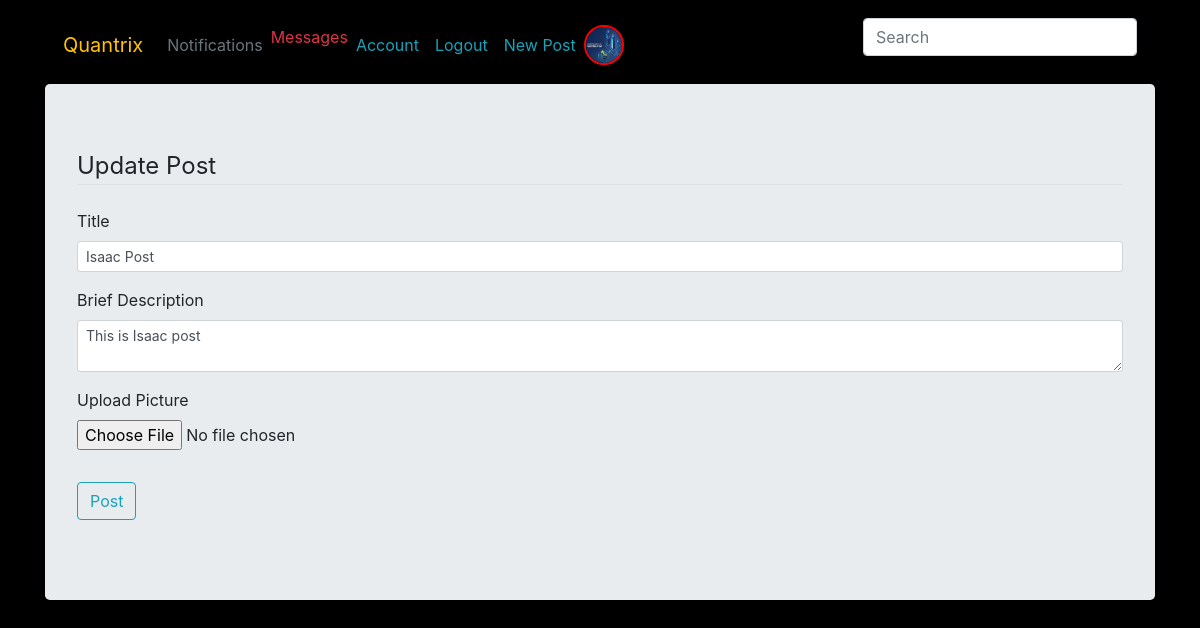
Page /update_post/1 (signed in) on the committed database.
### quandromy/database.py (models this page shows, shortened)
class User(db.Model, UserMixin): #The users mixing class helps in user management. We inherit the "is_authenticated" method from here
    __tablename__ = 'users'
    id = db.Column(db.Integer, primary_key = True)
    fullname = db.Column(db.String(100))
    username = db.Column(db.String(20), unique = True, index = True)
    role_id = db.Column(db.Integer, db.ForeignKey('roles.id'))
    email = db.Column(db.String(120), unique = True, index = True)
    country = db.Column(db.String(200))
    about_me = db.Column(db.Text())
    member_since = db.Column(db.DateTime(), default=datetime.utcnow)
    last_seen = db.Column(db.DateTime(), default=datetime.utcnow)
    image_file = db.Column(db.String(20), default = 'default.png')
    last_message_read_time = db.Column(db.DateTime)
    password = db.Column(db.String(60), nullable = False)
    comments = db.relationship('Comment', backref='author', lazy='dynamic')
    search = db.relationship('Search', backref='searcher', lazy='dynamic')
    Report = db.relationship('Report', backref='author', lazy='dynamic')
    Post = db.relationship('Post', backref = 'author', lazy = 'dynamic')
    notifications = db.relationship('Notification', backref='user', lazy='dynamic')
    followed = db.relationship('Follow',
                               foreign_keys=[Follow.follower_id],               #SQLAlchemy cannot use the association table transparently because that will not give
                               backref=db.backref('follower', lazy='joined'),   #the application access to the custom fields in it. Instead, the many-to-many relationship
                               lazy='dynamic',                                  #must be decomposed into the two basic one-to-many relationships for the left
                               cascade='all, delete-orphan')                    #and right sides, and these must be defined as standard relationships.
    followers = db.relationship('Follow',
                                foreign_keys=[Follow.followed_id],
                                backref=db.backref('followed', lazy='joined'),
                                lazy='dynamic',
                                cascade='all, delete-orphan')
    messages_sent = db.relationship('Message',
                                    foreign_keys='Message.sender_id',
                                    backref='sender', lazy='dynamic')
    messages_received = db.relationship('Message',
                                        foreign_keys='Message.recipient_id',
                                        backref='recipient', lazy='dynamic')
    def new_messages(self):
        last_read_time = self.last_message_read_time or datetime(1900, 1, 1)
        return Message.query.filter_by(recipient=self).filter(
            Message.timestamp > last_read_time).count()
    staticmethod

class SearchableMixin(object):
    @classmethod
    def before_commit(cls, session):
        session._changes = {
            'add': list(session.new),
            'update': list(session.dirty),
            'delete': list(session.deleted)
        }
    @classmethod
    def after_commit(cls, session):
        for obj in session._changes['add']:
            if isinstance(obj, SearchableMixin):
                add_to_index(obj.__tablename__, obj)
        for obj in session._changes['update']:
            if isinstance(obj, SearchableMixin):
                add_to_index(obj.__tablename__, obj)
        for obj in session._changes['delete']:
            if isinstance(obj, SearchableMixin):
                remove_from_index(obj.__tablename__, obj)
        session._changes = None

class Post(SearchableMixin, db.Model):
    __tablename__ = 'posts'
    __searchable__ = ['describe', 'title']
    id = db.Column(db.Integer, primary_key = True)
    date_posted = db.Column(db.DateTime, nullable = False, default = datetime.utcnow())
    title = db.Column(db.String(50), nullable = False, index = True)
    describe = db.Column(db.String, nullable = False, index = True)
    picture = db.Column(db.String(20), nullable = False, default = 'default.png')
    user_id = db.Column(db.Integer, db.ForeignKey('users.id'), nullable = False)
    comments = db.relationship('Comment', backref='post', lazy='dynamic')
    report = db.relationship('Report', backref='report', lazy='dynamic')

### quandromy/posts/routes.py (the view, shortened to what this page needs)
@posts.route('/update_post/<int:post_id>', methods = ['POST', 'GET'])
@login_required
def update_post(post_id):
    post = Post.query.get_or_404(post_id)
    form = PostForm()
    if post.author != current_user:
        abort(403)
    if request.method == "GET":
        form.title.data = post.title
        form.describe.data = post.describe
    return render_template('posts/update_post.html', form = form, legend = 'Update Post')

### quandromy/main/forms.py
class SearchForm(FlaskForm):
    q = StringField(('Search'), validators=[DataRequired()])
    def __init__(self, *args, **kwargs):
        if 'formdata' not in kwargs:
            kwargs['formdata'] = request.args
        if 'csrf_enabled' not in kwargs:
            kwargs['csrf_enabled'] = False
        super(SearchForm, self).__init__(*args, **kwargs)

### quandromy/posts/forms.py
class PostForm(FlaskForm):
    title = StringField('Title', validators =[DataRequired()])
    describe = TextAreaField('Brief Description', validators = [DataRequired()])
    picture = FileField("Upload Picture", validators = [DataRequired(), FileAllowed(['jpeg', 'png','jpg', 'jfif'])])
    submit = SubmitField("Post")

### quandromy/posts/routes.py (called while the page is built)
@posts.before_request
def before_request():
    if current_user.is_authenticated:
        current_user.last_seen = datetime.utcnow()
        db.session.commit()
        g.search_form = SearchForm()

### quandromy/users/routes.py (called while the page is built)
@login_manager.user_loader #This is reuqired to manage users by their ID's
def load_user(user_id):
    return User.query.get(int(user_id))

### quandromy/templates/posts/update_post.html (shortened to what this page needs)
{% extends 'base.html'%}
{% block div %}
<form class="jumbotron" action="" method="POST" enctype="multipart/form-data">
  <fieldset class="form-group">
    <legend class="border-bottom mb-4">{{legend}}</legend>
        <div class="form-group">
            {{form.title.label(class = 'form-control-label')}}
            {% if form.title.errors %}
                {{form.title(class = 'form-control form-control-sm is-invalid')}}
              <div class="invalid-feedback">
                {%for error in form.title.errors%}
                  <span>{{error}}</span>
                {% endfor %}
              </div>
            {% else %}
              {{form.title(class = 'form-control form-control-sm')}}
            {% endif %}
        </div>
        <div class="form-group">
            {{form.describe.label(class = 'form-control-label')}}
            {% if form.describe.errors %}
                {{form.describe(class = 'form-control form-control-sm is-invalid')}}
              <div class="invalid-feedback">
                {%for error in form.describe.errors %}
                  <span>{{error}}</span>
                {%endfor%}
              </div>
            {% else %}
              {{form.describe(class = 'form-control form-control-sm')}}
            {% endif %}
        </div>
        <div class="form-group">
            {{form.picture.label()}}
            {{form.picture(class = "form-control-file")}}
        </div>
  </fieldset>
<div class="form-group">
 {{form.submit(class = "btn btn-outline-info")}}
</div>
{% endblock %}

### quandromy/templates/base.html (shortened to what this page needs)
<!doctype html>
<html lang="en">
  <head>
    <link rel="stylesheet" href="https://stackpath.bootstrapcdn.com/bootstrap/4.4.1/css/bootstrap.min.css">
    <link rel="stylesheet" type="text/css" href="{{url_for('static', filename = 'css/main.css')}}">
  </head>
  {% if current_user.is_authenticated %}
  <nav class="navbar navbar-expand-lg navbar-dark mb-2 mt-2" id="main-bar">
    <a class="navbar-brand text-warning" href="{{url_for('main.index')}}" >Quantrix</a>
<div class="collapse navbar-collapse" id="navbarSupportedContent">
  <ul class="navbar-nav mr-auto">
        <li class="nav-item">
          <a class="nav-link text-secondary" href="#">Notifications</a>
        </li>
        <li class="nav-item">
          <a href="{{ url_for('users.messages') }}" class="text-danger">
            Messages
            {% set new_messages = current_user.new_messages() %}
        </a>
        </li>
        <li class="nav-item">
          <a class="nav-link text-info" href="{{url_for('users.account')}}">Account</a>
        </li>
        <li class="nav-item">
          <a class="nav-link text-info" href="{{url_for('users.logout')}}">Logout</a>
        </li>
        <li class="nav-item">
          <a class="nav-link text-info" href="{{url_for('posts.new_post')}}">New Post</a>
        </li>
        <li class="nav-item">
          <img class="rounded-circle account-img my-img mr-sm-2" src="{{url_for('static', filename = 'img/' + current_user.image_file)}}" alt="profile pic">
        </li>
  </ul>
{% if g.search_form %}
<form class="navbar-form navbar-left" method="get" action="{{ url_for('main.search') }}">
      <div class="form-group">
            {{ g.search_form.q(size=20, class='form-control', placeholder=g.search_form.q.label.text) }}
      </div>
</form>
{% endif %}
</div>
</nav>
{% endif %}
  <body class = "container" style="background: black;">
    {% block div %}
    {% endblock %}
  </body>
</html>

### quandromy/static/css/main.css (style rules this page uses)
.my-img { width: 40px; height: 40px; box-sizing: border-box; background-clip: content-box; rgba(0,0,0,0); border-radius: 50%; border: 2px solid red; position: relative; overflow: hidden; }
.navbar { padding-bottom: 2px; }

### quandromy/templates/base.html (style rules this page uses)
#main-bar { border: 2px solid black; }

### rows in the picture
User: image_file (picture)
Post: title "Isaac Post", describe "This is Isaac post"

### other values in the picture
{{ legend }} "Update Post"
